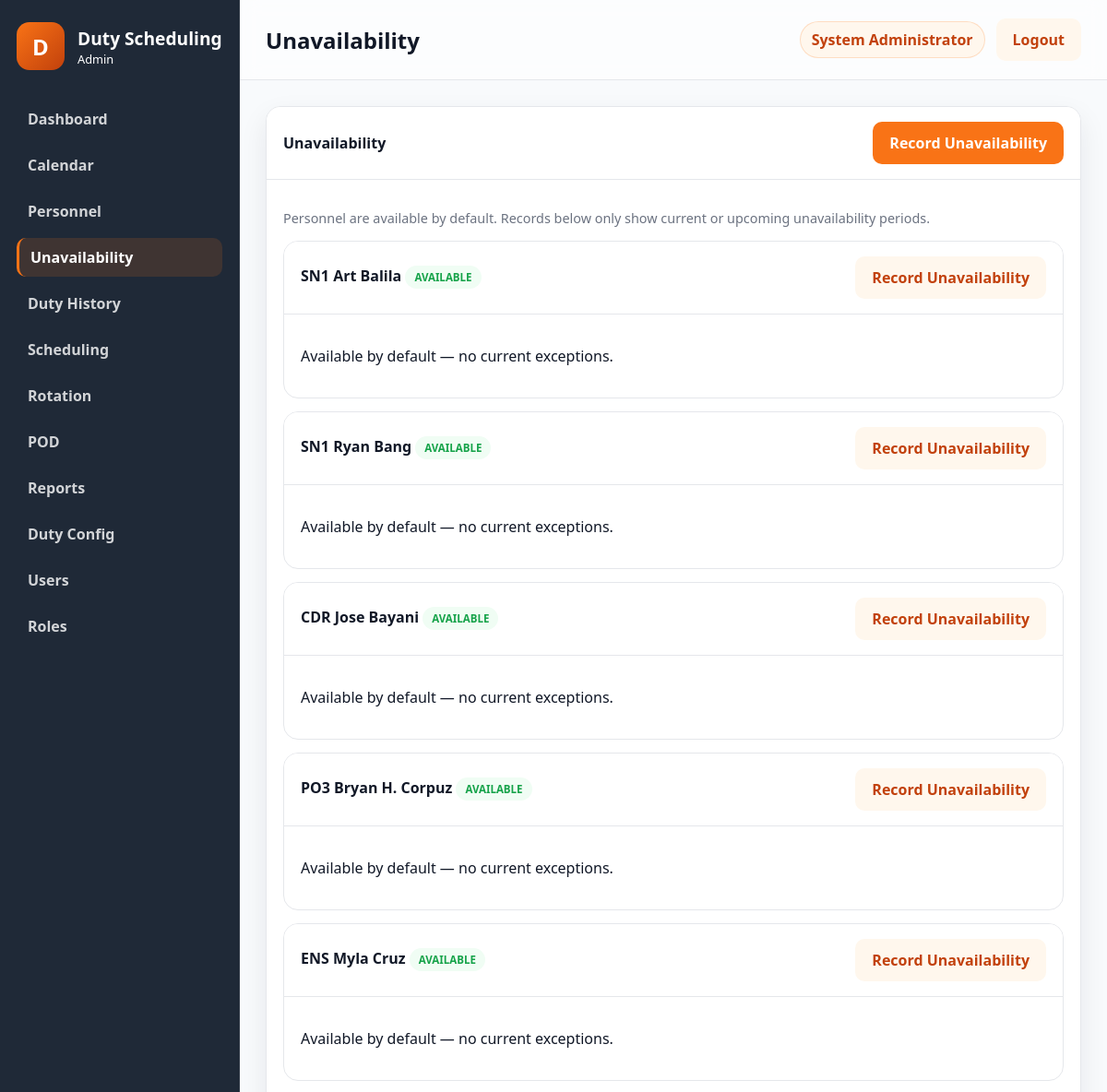
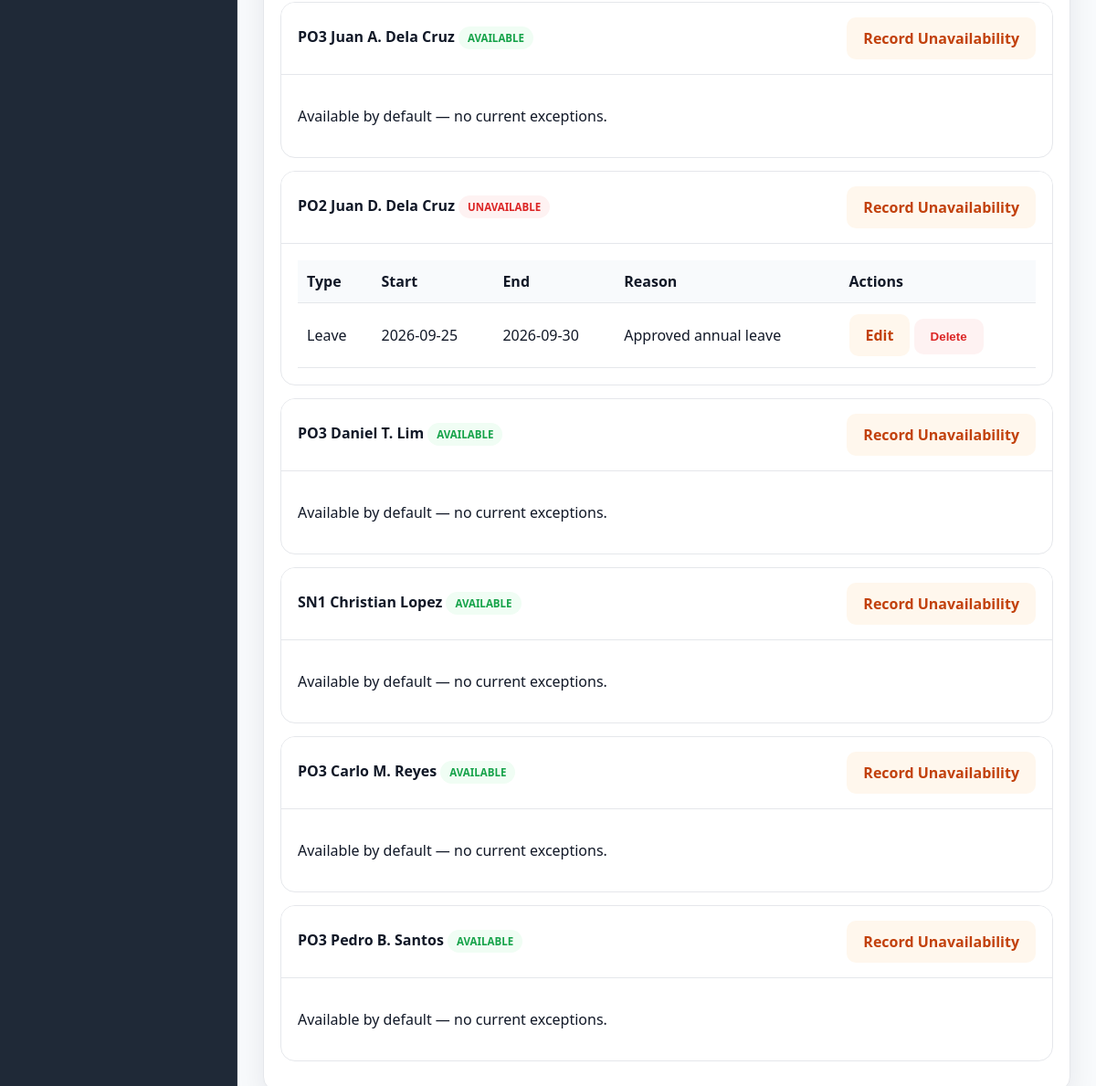
Screenshot of /public/?route=availability/index (signed in) with the database file from the repository (2 pictures, top to bottom).
### tables this page shows
CREATE TABLE users (
    id INT NOT NULL AUTO_INCREMENT,
    username VARCHAR(50) NOT NULL,
    password_hash VARCHAR(255) NOT NULL,
    full_name VARCHAR(100) NOT NULL,
    email VARCHAR(100) NULL,
    role_id INT NOT NULL,
    status ENUM('active','inactive') NOT NULL DEFAULT 'active',
    failed_login_attempts INT NOT NULL DEFAULT 0,
    locked_until DATETIME NULL,
    last_login DATETIME NULL,
    created_at TIMESTAMP NOT NULL DEFAULT CURRENT_TIMESTAMP,
    updated_at TIMESTAMP NOT NULL DEFAULT CURRENT_TIMESTAMP ON UPDATE CURRENT_TIMESTAMP,
    PRIMARY KEY (id),
    UNIQUE KEY uk_users_username (username),
    KEY idx_users_role_id (role_id),
    CONSTRAINT fk_users_role_id FOREIGN KEY (role_id) REFERENCES roles (id)
        ON UPDATE CASCADE
        ON DELETE RESTRICT
);

CREATE TABLE personnel (
    id INT NOT NULL AUTO_INCREMENT,
    service_number VARCHAR(20) NOT NULL,
    first_name VARCHAR(50) NOT NULL,
    middle_name VARCHAR(50) NULL,
    last_name VARCHAR(50) NOT NULL,
    suffix VARCHAR(20) NULL,
    designation VARCHAR(100) NULL,
    unit VARCHAR(100) NULL,
    contact_number VARCHAR(30) NULL,
    email VARCHAR(100) NULL,
    status ENUM('active','inactive') NOT NULL DEFAULT 'active',
    rank_id INT NOT NULL,
    created_at TIMESTAMP NOT NULL DEFAULT CURRENT_TIMESTAMP,
    updated_at TIMESTAMP NOT NULL DEFAULT CURRENT_TIMESTAMP ON UPDATE CURRENT_TIMESTAMP,
    PRIMARY KEY (id),
    UNIQUE KEY uk_personnel_service_number (service_number),
    KEY idx_personnel_rank_id (rank_id),
    KEY idx_personnel_status (status),
    CONSTRAINT fk_personnel_rank_id FOREIGN KEY (rank_id) REFERENCES ranks (id)
        ON UPDATE CASCADE
        ON DELETE RESTRICT
);

CREATE TABLE ranks (
    id INT NOT NULL AUTO_INCREMENT,
    rank_name VARCHAR(50) NOT NULL,
    rank_abbr VARCHAR(10) NOT NULL,
    rank_order INT NOT NULL,
    is_active TINYINT(1) NOT NULL DEFAULT 1,
    created_at TIMESTAMP NOT NULL DEFAULT CURRENT_TIMESTAMP,
    updated_at TIMESTAMP NOT NULL DEFAULT CURRENT_TIMESTAMP ON UPDATE CURRENT_TIMESTAMP,
    PRIMARY KEY (id),
    UNIQUE KEY uk_ranks_rank_abbr (rank_abbr),
    KEY idx_ranks_rank_order (rank_order)
);

CREATE TABLE personnel_availability (
    id INT NOT NULL AUTO_INCREMENT,
    personnel_id INT NOT NULL,
    status ENUM('Leave','Schooling','Sick','Official Assignment','Training','Temporarily Unavailable','Other') NOT NULL,
    start_date DATE NOT NULL,
    end_date DATE NULL,
    reason VARCHAR(255) NULL,
    remarks TEXT NULL,
    created_by INT NULL,
    created_at TIMESTAMP NOT NULL DEFAULT CURRENT_TIMESTAMP,
    PRIMARY KEY (id),
    UNIQUE KEY uk_personnel_availability (personnel_id, start_date, status),
    KEY idx_personnel_availability_personnel_id (personnel_id),
    KEY idx_personnel_availability_created_by (created_by),
    CONSTRAINT fk_personnel_availability_personnel_id FOREIGN KEY (personnel_id) REFERENCES personnel (id)
        ON UPDATE CASCADE
        ON DELETE RESTRICT,
    CONSTRAINT fk_personnel_availability_created_by FOREIGN KEY (created_by) REFERENCES users (id)
        ON UPDATE CASCADE
        ON DELETE RESTRICT
);

### controllers/AvailabilityController.php (called while the page is built, shortened)
<?php
class AvailabilityController
{
    public function index(): void
    {
        $pageTitle = 'Unavailability';
        $personnel = Personnel::all();
        include APP_ROOT . '/views/layouts/layout.php';
    }
}

### core/functions.php (called while the page is built, shortened)
<?php
function normalize_permission(string $permission): string
{
    $normalized = trim(strtolower($permission));
    $normalized = str_replace(':', '.', $normalized);
    $normalized = str_replace('_', '.', $normalized);
    return $normalized;
}
function e(mixed $value): string
{
    return htmlspecialchars((string) $value, ENT_QUOTES, 'UTF-8');
}
function user_has_permission(string $permission): bool
{
    $user = current_user();
    $permissions = $user['permissions'] ?? [];
    return in_array(normalize_permission($permission), $permissions, true);
}
function dispatch_controller(string $controllerName, string $methodName): void
{
    $controller = new $controllerName();
    $controller->{$methodName}();
}

### public/index.php (called while the page is built, shortened)
<?php
$route = trim((string) ($_GET['route'] ?? ''), " /\t\n\r");
$routeResolver = resolve_route($route);
[$controllerName, $actionName] = $routeResolver;
if ($route !== 'auth/login' && $route !== 'auth/logout' && !is_logged_in()) {
    redirect(APP_PUBLIC_URL . '/?route=auth/login');
}
dispatch_controller($controllerName, $actionName);

### core/auth.php (called while the page is built, shortened)
<?php
function is_logged_in(): bool
{
    $user = current_user();
    return !empty($user);
}
function current_user(): ?array
{
    $sessionUser = $_SESSION['user'] ?? null;
    $userId = (int) ($_SESSION['user_id'] ?? 0);
    if (is_array($sessionUser) && !empty($sessionUser['id'])) {
        $user = User::findById($userId);
        $role = Role::findById((int) ($user['role_id'] ?? 0));
        $user['role_name'] = $role['role_name'] ?? ($sessionUser['role_name'] ?? '');
        $user['permissions'] = Role::getPermissionsForRoleId((int) ($user['role_id'] ?? 0));
        return $user;
    }
    $user = User::findById($userId);
    $role = Role::findById((int) ($user['role_id'] ?? 0));
    $user['role_name'] = $role['role_name'] ?? '';
    $user['permissions'] = Role::getPermissionsForRoleId((int) ($user['role_id'] ?? 0));
    return $user;
}

### models/User.php (called while the page is built, shortened)
<?php
class User
{
    public static function findById(int $id): ?array
    {
        $pdo = get_db();
        $statement = $pdo->prepare(
            'SELECT u.*, r.role_name, r.permissions AS role_permissions
             FROM users u
             LEFT JOIN roles r ON r.id = u.role_id
             WHERE u.id = :id
             LIMIT 1'
        );
        $statement->execute([':id' => $id]);
        $user = $statement->fetch();
        $user['permissions'] = Role::decodePermissions($user['role_permissions'] ?? '[]');
        return $user;
    }
}

### models/Role.php (called while the page is built, shortened)
<?php
class Role
{
    public static function findById(int $id): ?array
    {
        $pdo = get_db();
        $statement = $pdo->prepare('SELECT * FROM roles WHERE id = :id LIMIT 1');
        $statement->execute([':id' => $id]);
        $role = $statement->fetch();
        return $role ?: null;
    }
    public static function getPermissionsForRoleId(int $roleId): array
    {
        $role = self::findById($roleId);
        return self::decodePermissions($role['permissions'] ?? '[]');
    }
    public static function decodePermissions(mixed $permissions): array
    {
        $values = [];
        if (is_array($permissions)) {
            $values = array_values($permissions);
        } else {
            $decoded = json_decode((string) $permissions, true);
            if (is_array($decoded)) {
                $values = array_values($decoded);
            }
        }
        $normalized = [];
        foreach ($values as $value) {
            $normalized[] = normalize_permission((string) $value);
        }
        return array_values(array_unique($normalized));
    }
}

### models/Personnel.php (called while the page is built, shortened)
<?php
class Personnel
{
    public static function all(): array
    {
        $pdo = get_db();
        $statement = $pdo->query(
            'SELECT p.*, r.rank_abbr, r.rank_name
             FROM personnel p
             LEFT JOIN ranks r ON r.id = p.rank_id
             ORDER BY p.last_name ASC, p.first_name ASC'
        );
        return $statement->fetchAll() ?: [];
    }
    public static function displayName(array $person): string
    {
        $rankAbbr = $person['rank_abbr'] ?? '';
        $middleName = trim((string) ($person['middle_name'] ?? ''));
        $middleInitial = $middleName !== '' ? $middleName[0] . '.' : '';
        $suffix = trim((string) ($person['suffix'] ?? ''));
        $suffixText = $suffix !== '' ? ' ' . $suffix : '';
        return trim(sprintf('%s %s %s %s%s', $rankAbbr, $person['first_name'] ?? '', $middleInitial, $person['last_name'] ?? '', $suffixText));
    }
}

### models/Availability.php (called while the page is built, shortened)
<?php
class Availability
{
    public static function activeForPerson(int $personnelId): array
    {
        $pdo = get_db();
        $statement = $pdo->prepare(
            'SELECT * FROM personnel_availability
             WHERE personnel_id = :personnel_id
               AND (end_date IS NULL OR end_date >= CURDATE())
             ORDER BY start_date ASC'
        );
        $statement->execute([':personnel_id' => $personnelId]);
        return $statement->fetchAll() ?: [];
    }
}

### views/availability/list.php (the view, shortened to what this page needs)
<?php
$today = date('Y-m-d');
$activePersonnel = array_values(array_filter(
    $personnel ?? [],
    static fn (array $person): bool => ($person['status'] ?? 'inactive') === 'active'
));
?>
<div class="panel">
    <div class="panel-header">
        <span>Unavailability</span>
        <?php if (user_has_permission('availability.manage')): ?>
            <a class="btn btn-primary" href="<?= e(APP_PUBLIC_URL . '/?route=availability/create'); ?>">Record Unavailability</a>
        <?php endif; ?>
    </div>
    <div class="panel-body">
        <p class="muted">Personnel are available by default. Records below only show current or upcoming unavailability periods.</p>
        <?php if (empty($activePersonnel)): ?>
            <p>No active personnel records exist.</p>
        <?php else: ?>
            <?php foreach ($activePersonnel as $person): ?>
                <?php
                    $exceptions = Availability::activeForPerson((int) $person['id']);
                    $current = [];
                    $upcoming = [];
                    foreach ($exceptions as $exception) {
                        if (($exception['start_date'] ?? '') <= $today && ((string) ($exception['end_date'] ?? '') === '' || (string) $exception['end_date'] >= $today)) {
                            $current[] = $exception;
                        } elseif (($exception['start_date'] ?? '') > $today) {
                            $upcoming[] = $exception;
                        }
                    }
                    if (!empty($current)) {
                        $stateLabel = 'UNAVAILABLE';
                        $stateClass = 'badge-danger';
                    } elseif (!empty($upcoming)) {
                        $stateLabel = 'UPCOMING';
                        $stateClass = 'badge-warning';
                    } else {
                        $stateLabel = 'AVAILABLE';
                        $stateClass = 'badge-success';
                    }
                    $rows = array_merge($current, $upcoming);
                ?>
                <div class="panel sub-panel">
                    <div class="panel-header">
                        <span>
                            <?= e(Personnel::displayName($person)); ?>
                            <span class="badge <?= e($stateClass); ?>"><?= e($stateLabel); ?></span>
                        </span>
                        <?php if (user_has_permission('availability.manage')): ?>
                            <a class="btn btn-secondary" href="<?= e(APP_PUBLIC_URL . '/?route=availability/create&personnel_id=' . (int) $person['id']); ?>">Record Unavailability</a>
                        <?php endif; ?>
                    </div>
                    <div class="panel-body">
                        <?php if (empty($rows)): ?>
                            <p>Available by default — no current exceptions.</p>
                        <?php else: ?>
                            <table class="data-table">
                                <thead>
                                    <tr>
                                        <th>Type</th>
                                        <th>Start</th>
                                        <th>End</th>
                                        <th>Reason</th>
                                        <?php if (user_has_permission('availability.manage')): ?>
                                            <th>Actions</th>
                                        <?php endif; ?>
                                    </tr>
                                </thead>
                                <tbody>
                                    <?php foreach ($rows as $block): ?>
                                        <tr>
                                            <td><?= e($block['status']); ?></td>
                                            <td><?= e($block['start_date']); ?></td>
                                            <td><?= e($block['end_date'] ?? 'Open ended'); ?></td>
                                            <td><?= e($block['reason'] ?? ''); ?></td>
                                            <?php if (user_has_permission('availability.manage')): ?>
                                                <td>
                                                    <a class="btn btn-secondary" href="<?= e(APP_PUBLIC_URL . '/?route=availability/edit&id=' . (int) $block['id']); ?>">Edit</a>
                                                    <form method="post" action="<?= e(APP_PUBLIC_URL . '/?route=availability/delete'); ?>" class="inline-form">
                                                        <button type="submit" class="btn btn-danger">Delete</button>
                                                    </form>
                                                </td>
                                            <?php endif; ?>
                                        </tr>
                                    <?php endforeach; ?>
                                </tbody>
                            </table>
                        <?php endif; ?>
                    </div>
                </div>
            <?php endforeach; ?>
        <?php endif; ?>
    </div>
</div>

### views/layouts/layout.php (shortened to what this page needs)
<?php
$user = $user ?? current_user();
$pageTitle = $pageTitle ?? 'Dashboard';
$viewFile = $viewFile ?? APP_ROOT . '/views/dashboard/index.php';
?>
<!doctype html>
<html lang="en">
<head>
    <link rel="stylesheet" href="<?= e(APP_PUBLIC_URL . '/assets/css/app.css'); ?>">
    <link rel="stylesheet" href="<?= e(APP_PUBLIC_URL . '/assets/css/print.css'); ?>">
</head>
<body class="app-body">
    <div class="app-shell">
        <?php include APP_ROOT . '/views/layouts/sidebar.php'; ?>
        <main class="main-panel">
            <header class="topbar no-print">
                <div>
                    <h1><?= e($pageTitle); ?></h1>
                </div>
                <div class="topbar-actions">
                    <span class="user-pill"><?= e($user['full_name'] ?? 'Administrator'); ?></span>
                    <a class="btn btn-secondary" href="<?= e(APP_PUBLIC_URL . '/?route=auth/logout'); ?>">Logout</a>
                </div>
            </header>
            <section class="content-area">
                <?php include $viewFile; ?>
            </section>
        </main>
    </div>
</body>
</html>

### rows the page displays
users: full_name "System Administrator"
personnel: Personnel::displayName($person) "SN1 Art Balila", stateLabel "AVAILABLE", shows "Available by default — no current exceptions."
personnel: Personnel::displayName($person) "SN1 Ryan Bang", stateLabel "AVAILABLE", shows "Available by default — no current exceptions."
personnel: Personnel::displayName($person) "CDR Jose Bayani", stateLabel "AVAILABLE", shows "Available by default — no current exceptions."
personnel: Personnel::displayName($person) "PO3 Bryan H. Corpuz", stateLabel "AVAILABLE", shows "Available by default — no current exceptions."
personnel: Personnel::displayName($person) "ENS Myla Cruz", stateLabel "AVAILABLE", shows "Available by default — no current exceptions."
personnel: Personnel::displayName($person) "PO3 Juan A. Dela Cruz", stateLabel "AVAILABLE", shows "Available by default — no current exceptions."
personnel: Personnel::displayName($person) "PO2 Juan D. Dela Cruz", stateLabel "UNAVAILABLE", shows "Actions"
personnel_availability: status "Leave", start_date "2026-09-25", end_date "2026-09-30", reason "Approved annual leave"
personnel: Personnel::displayName($person) "PO3 Daniel T. Lim", stateLabel "AVAILABLE", shows "Available by default — no current exceptions."
personnel: Personnel::displayName($person) "SN1 Christian Lopez", stateLabel "AVAILABLE", shows "Available by default — no current exceptions."
personnel: Personnel::displayName($person) "PO3 Carlo M. Reyes", stateLabel "AVAILABLE", shows "Available by default — no current exceptions."
personnel: Personnel::displayName($person) "PO3 Pedro B. Santos", stateLabel "AVAILABLE", shows "Available by default — no current exceptions."

### other values shown
$item['label'] "Dashboard"
$item['label'] "Calendar"
$item['label'] "Personnel"
$item['label'] "Unavailability"
$item['label'] "Duty History"
$item['label'] "Scheduling"
$item['label'] "Rotation"
$item['label'] "POD"
$item['label'] "Reports"
$item['label'] "Duty Config"
$item['label'] "Users"
$item['label'] "Roles"
$pageTitle "Unavailability"
